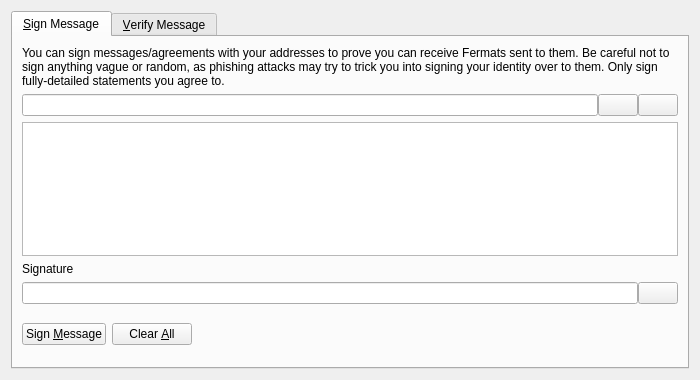
<?xml version="1.0" encoding="UTF-8"?>
<ui version="4.0">
 <class>SignVerifyMessageDialog</class>
 <widget class="QDialog" name="SignVerifyMessageDialog">
  <property name="geometry">
   <rect>
    <x>0</x>
    <y>0</y>
    <width>700</width>
    <height>380</height>
   </rect>
  </property>
  <property name="windowTitle">
   <string>Signatures - Sign / Verify a Message</string>
  </property>
  <property name="modal">
   <bool>true</bool>
  </property>
  <layout class="QVBoxLayout" name="verticalLayout">
   <item>
    <widget class="QTabWidget" name="tabWidget">
     <property name="currentIndex">
      <number>0</number>
     </property>
     <widget class="QWidget" name="tabSignMessage">
      <attribute name="title">
       <string>&amp;Sign Message</string>
      </attribute>
      <layout class="QVBoxLayout" name="verticalLayout_SM">
       <item>
        <widget class="QLabel" name="infoLabel_SM">
         <property name="text">
          <string>You can sign messages/agreements with your addresses to prove you can receive Fermats sent to them. Be careful not to sign anything vague or random, as phishing attacks may try to trick you into signing your identity over to them. Only sign fully-detailed statements you agree to.</string>
         </property>
         <property name="textFormat">
          <enum>Qt::PlainText</enum>
         </property>
         <property name="wordWrap">
          <bool>true</bool>
         </property>
        </widget>
       </item>
       <item>
        <layout class="QHBoxLayout" name="horizontalLayout_1_SM">
         <property name="spacing">
          <number>0</number>
         </property>
         <item>
          <widget class="QValidatedLineEdit" name="addressIn_SM">
           <property name="toolTip">
            <string>The Fermat address to sign the message with</string>
           </property>
          </widget>
         </item>
         <item>
          <widget class="QPushButton" name="addressBookButton_SM">
           <property name="toolTip">
            <string>Choose previously used address</string>
           </property>
           <property name="text">
            <string/>
           </property>
           <property name="icon">
            <iconset resource="../bitcoin.qrc">
             <normaloff>:/icons/address-book</normaloff>:/icons/address-book</iconset>
           </property>
           <property name="shortcut">
            <string>Alt+A</string>
           </property>
           <property name="autoDefault">
            <bool>false</bool>
           </property>
          </widget>
         </item>
         <item>
          <widget class="QPushButton" name="pasteButton_SM">
           <property name="toolTip">
            <string>Paste address from clipboard</string>
           </property>
           <property name="text">
            <string/>
           </property>
           <property name="icon">
            <iconset resource="../bitcoin.qrc">
             <normaloff>:/icons/editpaste</normaloff>:/icons/editpaste</iconset>
           </property>
           <property name="shortcut">
            <string>Alt+P</string>
           </property>
           <property name="autoDefault">
            <bool>false</bool>
           </property>
          </widget>
         </item>
        </layout>
       </item>
       <item>
        <widget class="QPlainTextEdit" name="messageIn_SM">
         <property name="toolTip">
          <string>Enter the message you want to sign here</string>
         </property>
        </widget>
       </item>
       <item>
        <widget class="QLabel" name="signatureLabel_SM">
         <property name="text">
          <string>Signature</string>
         </property>
         <property name="textFormat">
          <enum>Qt::PlainText</enum>
         </property>
        </widget>
       </item>
       <item>
        <layout class="QHBoxLayout" name="horizontalLayout_2_SM">
         <property name="spacing">
          <number>0</number>
         </property>
         <item>
          <widget class="QLineEdit" name="signatureOut_SM">
           <property name="font">
            <font>
             <italic>true</italic>
            </font>
           </property>
           <property name="readOnly">
            <bool>true</bool>
           </property>
          </widget>
         </item>
         <item>
          <widget class="QPushButton" name="copySignatureButton_SM">
           <property name="toolTip">
            <string>Copy the current signature to the system clipboard</string>
           </property>
           <property name="text">
            <string/>
           </property>
           <property name="icon">
            <iconset resource="../bitcoin.qrc">
             <normaloff>:/icons/editcopy</normaloff>:/icons/editcopy</iconset>
           </property>
           <property name="autoDefault">
            <bool>false</bool>
           </property>
          </widget>
         </item>
        </layout>
       </item>
       <item>
        <layout class="QHBoxLayout" name="horizontalLayout_3_SM">
         <item>
          <widget class="QPushButton" name="signMessageButton_SM">
           <property name="toolTip">
            <string>Sign the message to prove you own this Bitcoin address</string>
           </property>
           <property name="text">
            <string>Sign &amp;Message</string>
           </property>
           <property name="icon">
            <iconset resource="../bitcoin.qrc">
             <normaloff>:/icons/edit</normaloff>:/icons/edit</iconset>
           </property>
           <property name="autoDefault">
            <bool>false</bool>
           </property>
          </widget>
         </item>
         <item>
          <widget class="QPushButton" name="clearButton_SM">
           <property name="toolTip">
            <string>Reset all sign message fields</string>
           </property>
           <property name="text">
            <string>Clear &amp;All</string>
           </property>
           <property name="icon">
            <iconset resource="../bitcoin.qrc">
             <normaloff>:/icons/remove</normaloff>:/icons/remove</iconset>
           </property>
           <property name="autoDefault">
            <bool>false</bool>
           </property>
          </widget>
         </item>
         <item>
          <spacer name="horizontalSpacer_1_SM">
           <property name="orientation">
            <enum>Qt::Horizontal</enum>
           </property>
           <property name="sizeHint" stdset="0">
            <size>
             <width>40</width>
             <height>48</height>
            </size>
           </property>
          </spacer>
         </item>
         <item>
          <widget class="QLabel" name="statusLabel_SM">
           <property name="font">
            <font>
             <weight>75</weight>
             <bold>true</bold>
            </font>
           </property>
           <property name="text">
            <string/>
           </property>
           <property name="wordWrap">
            <bool>true</bool>
           </property>
          </widget>
         </item>
         <item>
          <spacer name="horizontalSpacer_2_SM">
           <property name="orientation">
            <enum>Qt::Horizontal</enum>
           </property>
           <property name="sizeHint" stdset="0">
            <size>
             <width>40</width>
             <height>48</height>
            </size>
           </property>
          </spacer>
         </item>
        </layout>
       </item>
      </layout>
     </widget>
     <widget class="QWidget" name="tabVerifyMessage">
      <attribute name="title">
       <string>&amp;Verify Message</string>
      </attribute>
      <layout class="QVBoxLayout" name="verticalLayout_VM">
       <item>
        <widget class="QLabel" name="infoLabel_VM">
         <property name="text">
          <string>Enter the receiver's address, message (ensure you copy line breaks, spaces, tabs, etc. exactly) and signature below to verify the message. Be careful not to read more into the signature than what is in the signed message itself, to avoid being tricked by a man-in-the-middle attack. Note that this only proves the signing party receives with the address, it cannot prove sendership of any transaction!</string>
         </property>
         <property name="textFormat">
          <enum>Qt::PlainText</enum>
         </property>
         <property name="alignment">
          <set>Qt::AlignLeading|Qt::AlignLeft|Qt::AlignTop</set>
         </property>
         <property name="wordWrap">
          <bool>true</bool>
         </property>
        </widget>
       </item>
       <item>
        <layout class="QHBoxLayout" name="horizontalLayout_1_VM">
         <property name="spacing">
          <number>0</number>
         </property>
         <item>
          <widget class="QValidatedLineEdit" name="addressIn_VM">
           <property name="toolTip">
            <string>The Bitcoin address the message was signed with</string>
           </property>
          </widget>
         </item>
         <item>
          <widget class="QPushButton" name="addressBookButton_VM">
           <property name="toolTip">
            <string>Choose previously used address</string>
           </property>
           <property name="text">
            <string/>
           </property>
           <property name="icon">
            <iconset resource="../bitcoin.qrc">
             <normaloff>:/icons/address-book</normaloff>:/icons/address-book</iconset>
           </property>
           <property name="shortcut">
            <string>Alt+A</string>
           </property>
           <property name="autoDefault">
            <bool>false</bool>
           </property>
          </widget>
         </item>
        </layout>
       </item>
       <item>
        <widget class="QPlainTextEdit" name="messageIn_VM"/>
       </item>
       <item>
        <widget class="QValidatedLineEdit" name="signatureIn_VM"/>
       </item>
       <item>
        <layout class="QHBoxLayout" name="horizontalLayout_2_VM">
         <item>
          <widget class="QPushButton" name="verifyMessageButton_VM">
           <property name="toolTip">
            <string>Verify the message to ensure it was signed with the specified Fermat address</string>
           </property>
           <property name="text">
            <string>Verify &amp;Message</string>
           </property>
           <property name="icon">
            <iconset resource="../bitcoin.qrc">
             <normaloff>:/icons/transaction_0</normaloff>:/icons/transaction_0</iconset>
           </property>
           <property name="autoDefault">
            <bool>false</bool>
           </property>
          </widget>
         </item>
         <item>
          <widget class="QPushButton" name="clearButton_VM">
           <property name="toolTip">
            <string>Reset all verify message fields</string>
           </property>
           <property name="text">
            <string>Clear &amp;All</string>
           </property>
           <property name="icon">
            <iconset resource="../bitcoin.qrc">
             <normaloff>:/icons/remove</normaloff>:/icons/remove</iconset>
           </property>
           <property name="autoDefault">
            <bool>false</bool>
           </property>
          </widget>
         </item>
         <item>
          <spacer name="horizontalSpacer_1_VM">
           <property name="orientation">
            <enum>Qt::Horizontal</enum>
           </property>
           <property name="sizeHint" stdset="0">
            <size>
             <width>40</width>
             <height>48</height>
            </size>
           </property>
          </spacer>
         </item>
         <item>
          <widget class="QLabel" name="statusLabel_VM">
           <property name="font">
            <font>
             <weight>75</weight>
             <bold>true</bold>
            </font>
           </property>
           <property name="text">
            <string/>
           </property>
           <property name="wordWrap">
            <bool>true</bool>
           </property>
          </widget>
         </item>
         <item>
          <spacer name="horizontalSpacer_2_VM">
           <property name="orientation">
            <enum>Qt::Horizontal</enum>
           </property>
           <property name="sizeHint" stdset="0">
            <size>
             <width>40</width>
             <height>48</height>
            </size>
           </property>
          </spacer>
         </item>
        </layout>
       </item>
      </layout>
     </widget>
    </widget>
   </item>
  </layout>
 </widget>
 <customwidgets>
  <customwidget>
   <class>QValidatedLineEdit</class>
   <extends>QLineEdit</extends>
   <header>qt/qvalidatedlineedit.h</header>
  </customwidget>
 </customwidgets>
 <resources>
  <include location="../bitcoin.qrc"/>
 </resources>
 <connections/>
</ui>
